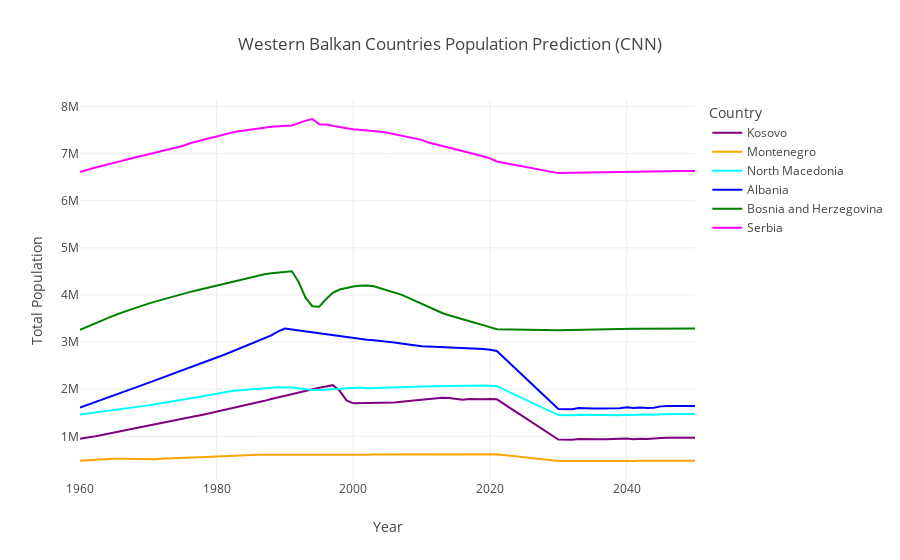

Here is the notebook cell this chart was saved with:
### Code cell
import plotly.express as px


# Assuming all_predictions is a list of DataFrames for each country
all_predictions_df = pd.concat(all_predictions, ignore_index=True)

# Ensure 'Country' column is categorical
all_predictions_df['Country'] = pd.Categorical(all_predictions_df['Country'])



color_map = {
    'Albania': 'blue',
    'Bosnia and Herzegovina': 'green',
    'Croatia': 'red',
    'Kosovo': 'purple',
    'Montenegro': 'orange',
    'North Macedonia': 'cyan',
    'Serbia': 'magenta'
}

fig = px.line(all_predictions_df, x='Year', y='Total Population', color='Country', title='Western Balkan Countries Population Prediction (CNN)', color_discrete_map=color_map)
# Plot results
fig.show()
